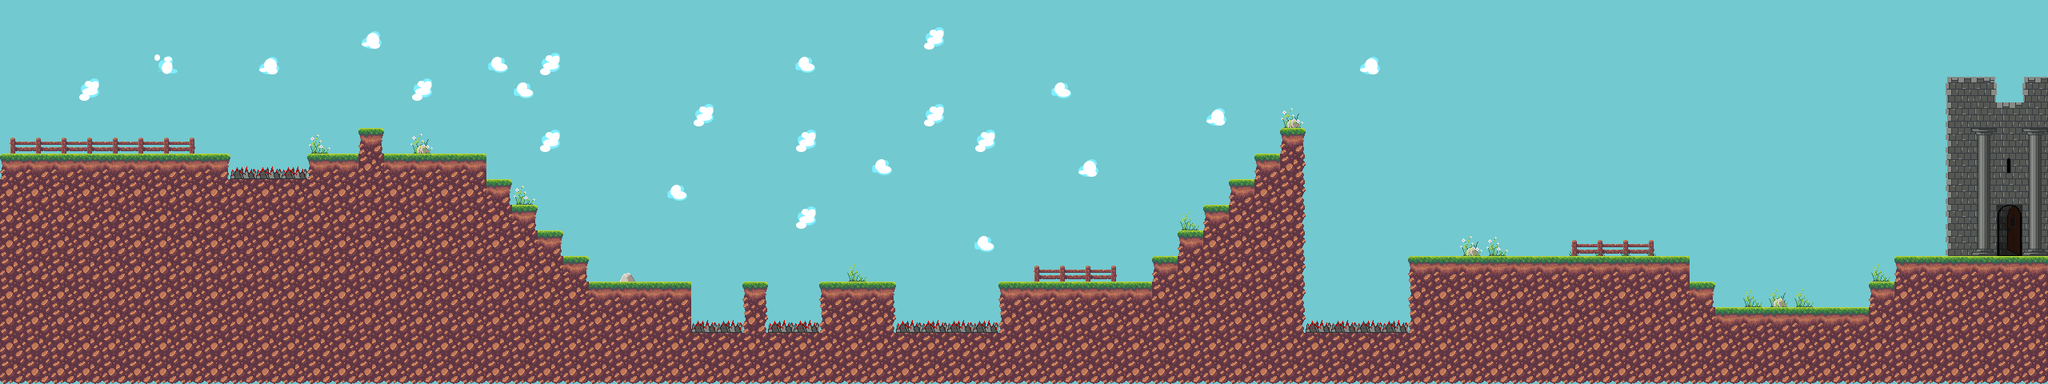

The image is a tile-based game level rendered from a .tmx file. Its description and source (layers, tilesets, objects; grid data summarised) follow:
An orthogonal 80x15 tile map with 32x32 px tiles, 4 tile layers (sky, ground, deco, obsticals), 3 tilesets and 44 objects.

<map version="1.5" tiledversion="1.6.0" orientation="orthogonal" renderorder="right-down" width="80" height="15" tilewidth="32" tileheight="32" infinite="0" nextlayerid="8" nextobjectid="67">
 <tileset firstgid="1" source="Tileset1.tsx" />
 <tileset firstgid="337" source="dirt2.tsx" />
 <tileset firstgid="393" source="decore.tsx" />
 <layer id="1" name="sky" width="80" height="15">
  <data>[1200 cells, 1200 non-empty, 5 distinct tile ids]</data>
 </layer>
 <layer id="2" name="ground" width="80" height="15">
  <data>[1200 cells, 431 non-empty, 10 distinct tile ids]</data>
 </layer>
 <layer id="4" name="deco" width="80" height="15">
  <data>[1200 cells, 56 non-empty, 17 distinct tile ids]</data>
 </layer>
 <objectgroup id="5" name="floor">
  <object id="5" x="0" y="192" />
  <object id="6" x="0" y="192" width="288" height="32" />
  <object id="7" x="384" y="192" width="64" height="32" />
  <object id="8" x="288" y="224" width="96" height="32" />
  <object id="22" x="448" y="160" width="32" height="64" />
  <object id="23" x="480" y="192" width="128" height="32" />
  <object id="24" x="576" y="224" width="64" height="32" />
  <object id="25" x="608" y="256" width="64" height="32" />
  <object id="26" x="640" y="288" width="64" height="32" />
  <object id="27" x="672" y="320" width="64" height="32" />
  <object id="30" x="704" y="352" width="160" height="96" />
  <object id="31" x="864" y="416" width="256" height="32" />
  <object id="32" x="928" y="352" width="32" height="64" />
  <object id="33" x="1024" y="352" width="96" height="64" />
  <object id="45" x="1120" y="416" width="128" height="32" />
  <object id="46" x="1248" y="352" width="192" height="64" />
  <object id="47" x="1440" y="320" width="64" height="32" />
  <object id="48" x="1472" y="288" width="64" height="32" />
  <object id="49" x="1504" y="256" width="64" height="32" />
  <object id="50" x="1536" y="224" width="64" height="32" />
  <object id="51" x="1568" y="192" width="64" height="32" />
  <object id="52" x="1600" y="160" width="32" height="32" />
  <object id="53" x="1600" y="224" width="32" height="224" />
  <object id="54" x="1632" y="416" width="160" height="32" />
  <object id="55" x="1760" y="320" width="32" height="96" />
  <object id="56" x="1792" y="320" width="320" height="32" />
  <object id="57" x="2016" y="352" width="128" height="32" />
  <object id="58" x="2112" y="384" width="256" height="32" />
  <object id="59" x="2336" y="352" width="96" height="32" />
  <object id="62" x="2368" y="320" width="192" height="32" />
  <object id="63" x="0" y="0" width="32" height="192" />
  <object id="65" x="2528" y="0" width="32" height="320" />
  <object id="66" x="-128" y="640" width="192" />
 </objectgroup>
 <objectgroup id="6" name="spawns">
  <object id="39" x="96" y="128" width="64" height="64" />
  <object id="40" x="1344" y="288" width="32" height="64" />
  <object id="41" x="1920" y="256" width="32" height="64" />
  <object id="42" x="2240" y="320" width="32" height="64" />
  <object id="43" x="2368" y="256" width="32" height="64" />
  <object id="44" x="2496" y="256" width="32" height="64" />
 </objectgroup>
 <objectgroup id="7" name="spikes/coins">
  <object id="34" x="288" y="192" width="96" height="32" />
  <object id="35" x="864" y="384" width="64" height="32" />
  <object id="36" x="960" y="384" width="64" height="32" />
  <object id="37" x="1120" y="384" width="128" height="32" />
  <object id="38" x="1632" y="384" width="128" height="32" />
 </objectgroup>
 <layer id="3" name="obsticals" width="80" height="15">
  <data>[1200 cells, 30 non-empty, 9 distinct tile ids]</data>
 </layer>
</map>
